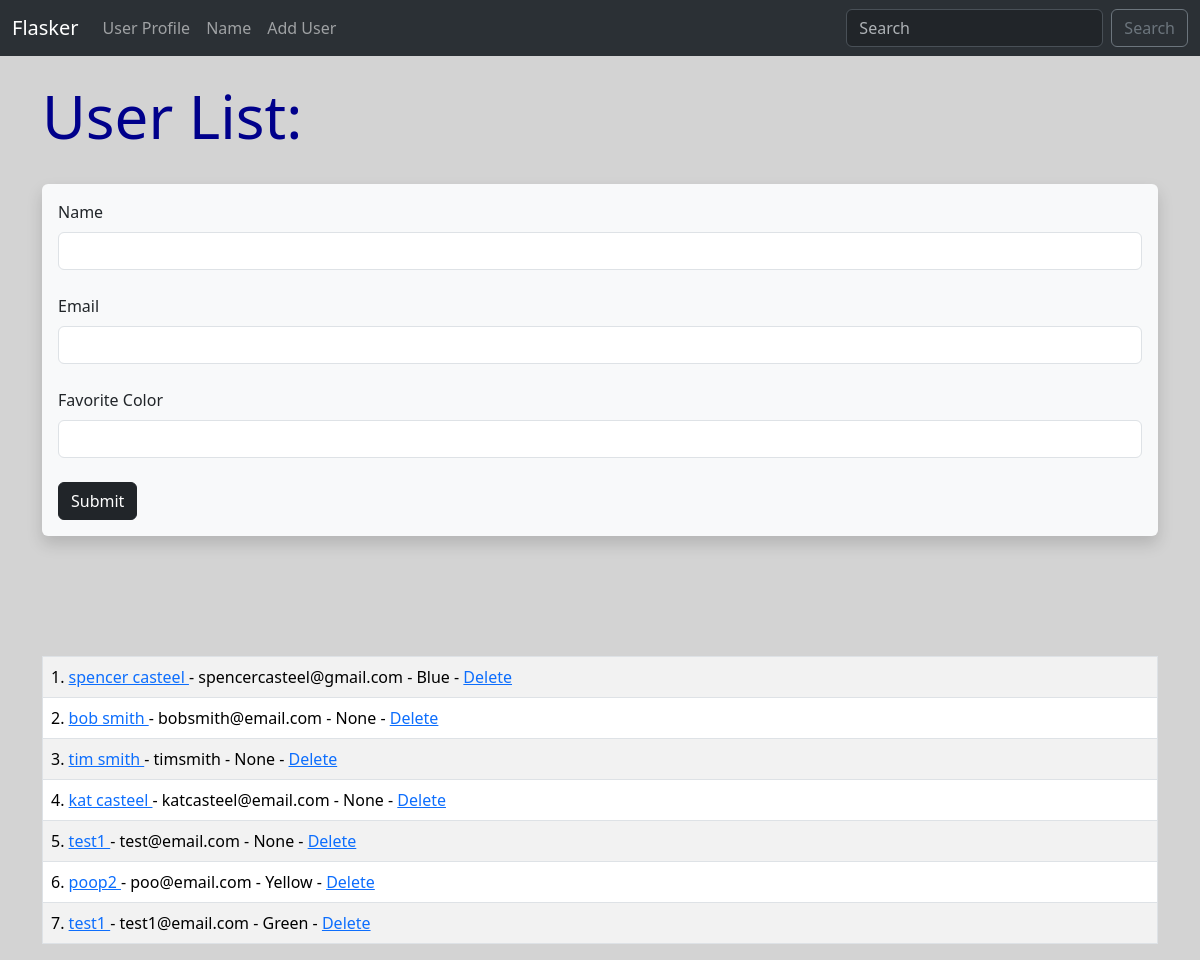
The page /user/add on the database as committed earlier.
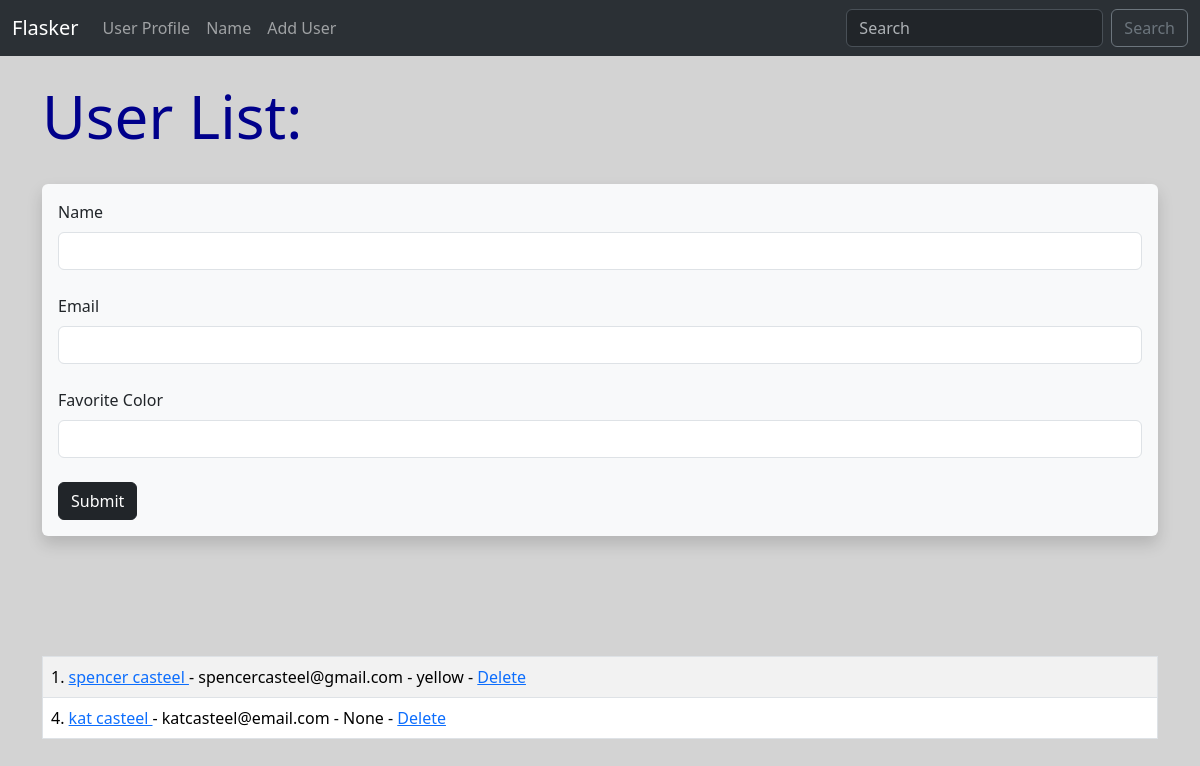
The same page on the database as committed later.
### hello.py (models this page shows, shortened)
class User(db.Model):
    id = db.Column(db.Integer, primary_key=True)
    name = db.Column(db.String(200), nullable=False)
    email = db.Column(db.String(120), nullable=False, unique=True)
    favorite_color = db.Column(db.String(120))
    date_added = db.Column(db.DateTime, default=datetime.utcnow)

### hello.py (the view, shortened to what this page needs)
@app.route('/user/add', methods=['GET', 'POST'])
def add_user():
    name = None
    form = UserForm()
    our_users = User.query.order_by(User.date_added)
    return render_template('add_user.html',
            form=form,
            name=name,
            our_users=our_users)

### hello.py
class UserForm(FlaskForm):
    name = StringField("Name", validators=[DataRequired()])
    email = StringField("Email", validators=[DataRequired()])
    favorite_color = StringField('Favorite Color')
    submit = SubmitField('Submit')

### templates/add_user.html (shortened to what this page needs)
{%extends 'base.html'%}
{%block content%}
    <h1>User List:</h1>
    <br>
    <div class="shadow p-3 mb-5 bg-body-tertiary rounded">
        <form method="POST">
            {{form.name.label(class="form-label")}}
            {{form.name(class="form-control")}}
            <br>
            {{form.email.label(class="form-label")}}
            {{form.email(class="form-control")}}
            <br>
            {{form.favorite_color.label(class="form-label")}}
            {{form.favorite_color(class="form-control")}}
            <br>
            {{form.submit(class="btn btn-dark")}}
        </form>
    </div>
    <br><br><br>
    <table class="table table-hover table-bordered table-striped">
    {% for our_user in our_users %}
        <tr>
        <td>{{our_user.id}}. <a href="{{url_for('update', id=our_user.id)}}"> {{our_user.name}} </a>- {{our_user.email}} - {{our_user.favorite_color}} - <a href="{{url_for('delete', id=our_user.id)}}">Delete</a></td>
        </tr>
    {% endfor %}
    </table>
{%endblock%}

### templates/base.html (shortened to what this page needs)
<!doctype html>
<html lang="en">
  <head>
    <link href="https://cdn.jsdelivr.net/npm/bootstrap@5.3.3/dist/css/bootstrap.min.css" rel="stylesheet">
    <link href="{{ url_for('static', filename='css/style.css') }}" rel="stylesheet">
  </head>
  <body>
    {%include 'navbar.html'%}
    <br>
    <div class="container">
        {%block content%}
        {%endblock%}
    </div>
  </body>
</html>

### templates/navbar.html (shortened to what this page needs)
<nav class="navbar bg-dark navbar-expand-lg bg-body-tertiary" data-bs-theme="dark">
    <div class="container-fluid">
      <a class="navbar-brand" href="{{url_for('index')}}">Flasker</a>
      <div class="collapse navbar-collapse" id="navbarSupportedContent">
        <ul class="navbar-nav me-auto mb-2 mb-lg-0">
          <li class="nav-item">
            <a class="nav-link" href="{{url_for('user', name='spencer')}}">User Profile</a>
          </li>
          <li class="nav-item">
            <a class="nav-link" href="{{url_for('name')}}">Name</a>
          </li>
          <li class="nav-item">
            <a class="nav-link" href="{{url_for('add_user')}}">Add User</a>
          </li>
        </ul>
        <form class="d-flex" role="search">
          <input class="form-control me-2" type="search" placeholder="Search" aria-label="Search">
          <button class="btn btn-outline-secondary" type="submit">Search</button>
        </form>
      </div>
    </div>
  </nav>

### static/css/style.css (style rules this page uses)
h1 { color: darkblue; font-size: 60px; }
body { background: lightgray; }

Rows that differ between the two databases and show on the page:
removed User: id "2", name "bob smith", email "bobsmith@email.com", favorite_color "None"
removed User: id "3", name "tim smith", email "timsmith", favorite_color "None"
removed User: id "5", name "test1", email "test@email.com", favorite_color "None"
removed User: id "6", name "poop2", email "poo@email.com", favorite_color "Yellow"
removed User: id "7", name "test1", email "test1@email.com", favorite_color "Green"
changed User "spencer casteel": favorite_color "Blue" → "yellow"
